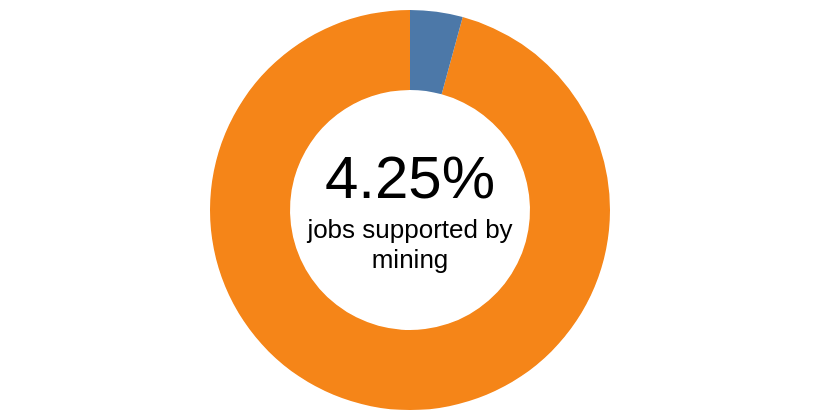

This figure's Vega-Lite source:
### Vega-Lite specification from a JSON file in a GitHub repository (floating-point values rounded to 4 significant figures)
{"$schema": "https://vega.github.io/schema/vega-lite/v5.json", "width": 400, "height": 200, "layer": [{"data": {"values": [{"category": "other", "value": 676.6}, {"category": "mining", "value": 30}]}, "mark": {"type": "arc", "innerRadius": 60}, "encoding": {"theta": {"field": "value", "type": "quantitative"}, "color": {"field": "category", "legend": null}}}, {"data": {"values": [{"label": "4.25%"}]}, "mark": {"type": "text", "fill": "black", "align": "center", "baseline": "middle", "dy": -15, "fontSize": 30}, "encoding": {"text": {"field": "label"}}}, {"data": {"values": [{"label": ["jobs supported by", "mining"]}]}, "mark": {"type": "text", "fill": "black", "align": "center", "baseline": "middle", "dy": 10, "fontSize": 13}, "encoding": {"text": {"field": "label"}}}]}
